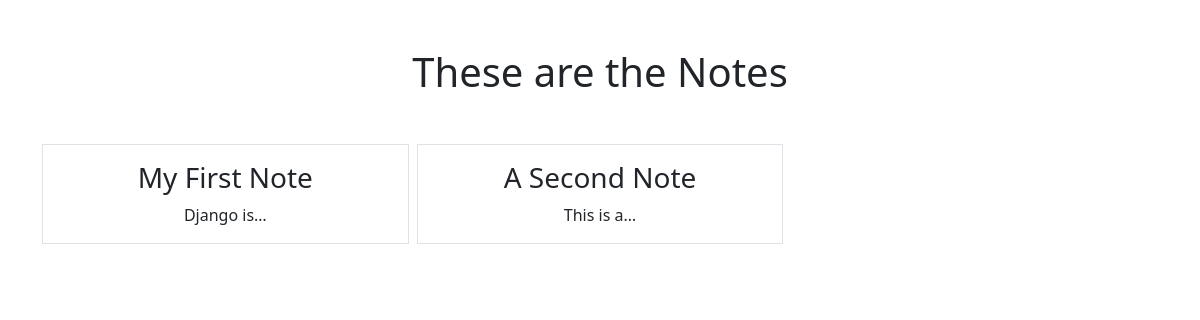
/smart/notes, run on an earlier commit of the app's database.
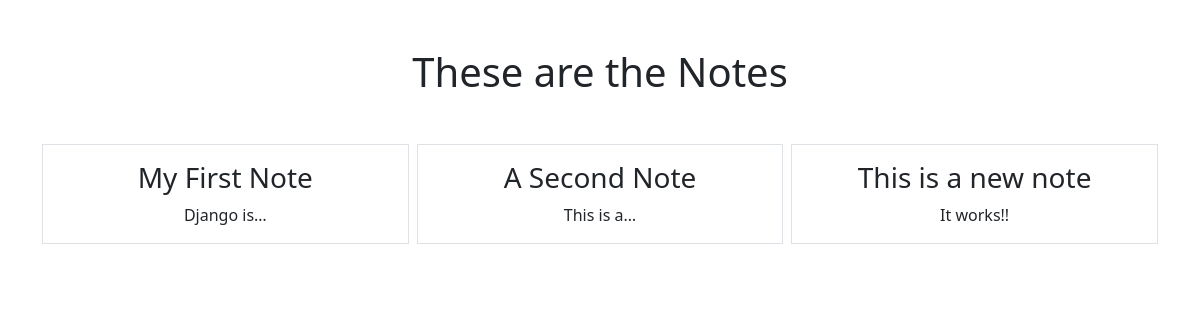
And on a later commit of the database.
### notes/models.py (models this page shows)
class Notes(models.Model):
    title = models.CharField(max_length=200)
    text = models.TextField()
    created = models.DateTimeField(auto_now_add=True)

### notes/views.py (the view)
# urls.py: path('notes', views.NotesListView.as_view(), name="notes.list"),
class NotesListView(ListView):
    model = Notes
    context_object_name = "notes"
    template_name = 'notes/notes_list.html'

### notes/templates/notes/notes_list.html
{% extends "base.html" %}
{% block content %}
    <h1 class="my-5">These are the Notes</h1>
    <div class="row row-cols-3 g-2">
        {% for note in notes %}
        <div class="col">
            <div class="p-3 border">
                <a href="{% url 'notes.detail' pk=note.id %}" class="text-dark text-decoration-none ">
                    <h3> {{note.title}}  </h3>
                </a>
                {{note.text|truncatechars:10}}
            </div>
        </div>
        {% endfor %}
    </div>
{% endblock %}

### static/template/base.html (shortened to what this page needs)
{% load static %}
<!DOCTYPE html>
<html lang="en">
<head>
    <link href="https://cdn.jsdelivr.net/npm/bootstrap@5.0.2/dist/css/bootstrap.min.css" rel="stylesheet">
</head>
<body>
    <div class="my-5 text-center container">
        {% block content %}
        {% endblock %}
    </div>
</body>
</html>

What changed in the data, as far as the page shows it:
added Notes: title "This is a new note", text "It works!!"
